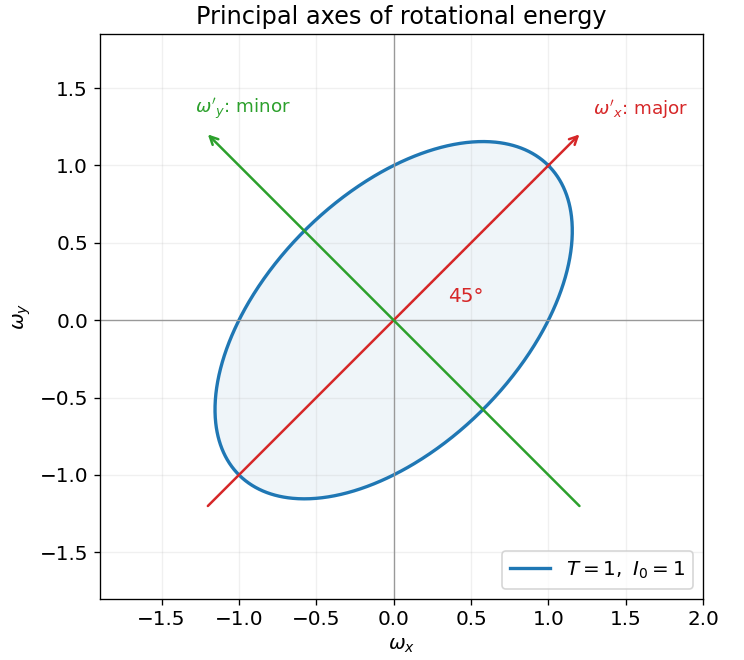

Here is the Python script that generated this plot:
"""Exact original inertia ellipse. Python 3.14; NumPy 2.3; Matplotlib 3.10."""
from pathlib import Path
import numpy as np
import matplotlib
matplotlib.use('Agg')
import matplotlib.pyplot as plt
plt.rcParams.update({'font.size':12,'figure.facecolor':'white','savefig.facecolor':'white'})
fig,ax=plt.subplots(figsize=(6.2,5.5),layout='constrained');t=np.linspace(0,2*np.pi,1001);q=np.array([[1,-1],[1,1]])/np.sqrt(2);xy=q@np.array([np.sqrt(2)*np.cos(t),np.sqrt(2/3)*np.sin(t)])
ax.plot(*xy,lw=2,label=r'$T=1,\ I_0=1$');ax.fill(*xy,alpha=.07)
for index,name,color in [(0,r"$\omega'_x$: major",'tab:red'),(1,r"$\omega'_y$: minor",'tab:green')]:
 v=q[:,index];ax.annotate('',xy=1.72*v,xytext=-1.72*v,arrowprops={'arrowstyle':'->','color':color,'lw':1.5});ax.text(*(1.82*v),name,color=color,ha='left',va='bottom',fontsize=11)
ax.axhline(0,color='.6',lw=.8);ax.axvline(0,color='.6',lw=.8);ax.plot([0,1],[0,1],':',color='tab:red',lw=1);ax.text(.35,.12,'45°',color='tab:red')
ax.set(xlim=(-1.9,2),ylim=(-1.8,1.85),xlabel=r'$\omega_x$',ylabel=r'$\omega_y$',title='Principal axes of rotational energy');ax.set_aspect('equal');ax.grid(alpha=.18);ax.legend(loc='lower right')
fig.savefig(Path.cwd()/Path(__file__).with_suffix('.png').name,dpi=120,facecolor='white',transparent=False);plt.close(fig)
